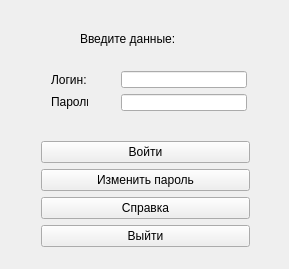
<?xml version="1.0" encoding="UTF-8"?>
<ui version="4.0">
 <class>Widget</class>
 <widget class="QWidget" name="Widget">
  <property name="geometry">
   <rect>
    <x>0</x>
    <y>0</y>
    <width>289</width>
    <height>269</height>
   </rect>
  </property>
  <property name="windowTitle">
   <string>Добро пожаловать!</string>
  </property>
  <widget class="QLabel" name="label">
   <property name="geometry">
    <rect>
     <x>80</x>
     <y>30</y>
     <width>131</width>
     <height>17</height>
    </rect>
   </property>
   <property name="text">
    <string>Введите данные:</string>
   </property>
  </widget>
  <widget class="QWidget" name="layoutWidget">
   <property name="geometry">
    <rect>
     <x>40</x>
     <y>60</y>
     <width>59</width>
     <height>61</height>
    </rect>
   </property>
   <layout class="QVBoxLayout" name="verticalLayout">
    <item>
     <widget class="QLabel" name="label_2">
      <property name="text">
       <string>Логин:</string>
      </property>
     </widget>
    </item>
    <item>
     <widget class="QLabel" name="label_3">
      <property name="text">
       <string>Пароль:</string>
      </property>
     </widget>
    </item>
   </layout>
  </widget>
  <widget class="QWidget" name="layoutWidget">
   <property name="geometry">
    <rect>
     <x>110</x>
     <y>60</y>
     <width>148</width>
     <height>62</height>
    </rect>
   </property>
   <layout class="QVBoxLayout" name="verticalLayout_2">
    <item>
     <widget class="QLineEdit" name="edt_log"/>
    </item>
    <item>
     <widget class="QLineEdit" name="edt_pass">
      <property name="inputMethodHints">
       <set>Qt::ImhNone</set>
      </property>
     </widget>
    </item>
   </layout>
  </widget>
  <widget class="QWidget" name="layoutWidget">
   <property name="geometry">
    <rect>
     <x>30</x>
     <y>130</y>
     <width>231</width>
     <height>131</height>
    </rect>
   </property>
   <layout class="QVBoxLayout" name="verticalLayout_3">
    <item>
     <widget class="QPushButton" name="btn_enter">
      <property name="text">
       <string>Войти</string>
      </property>
     </widget>
    </item>
    <item>
     <widget class="QPushButton" name="btn_change_pass">
      <property name="text">
       <string>Изменить пароль</string>
      </property>
     </widget>
    </item>
    <item>
     <widget class="QPushButton" name="btn_info">
      <property name="text">
       <string>Справка</string>
      </property>
     </widget>
    </item>
    <item>
     <widget class="QPushButton" name="btn_exit">
      <property name="text">
       <string>Выйти</string>
      </property>
     </widget>
    </item>
   </layout>
  </widget>
 </widget>
 <layoutdefault spacing="6" margin="11"/>
 <resources/>
 <connections/>
</ui>
